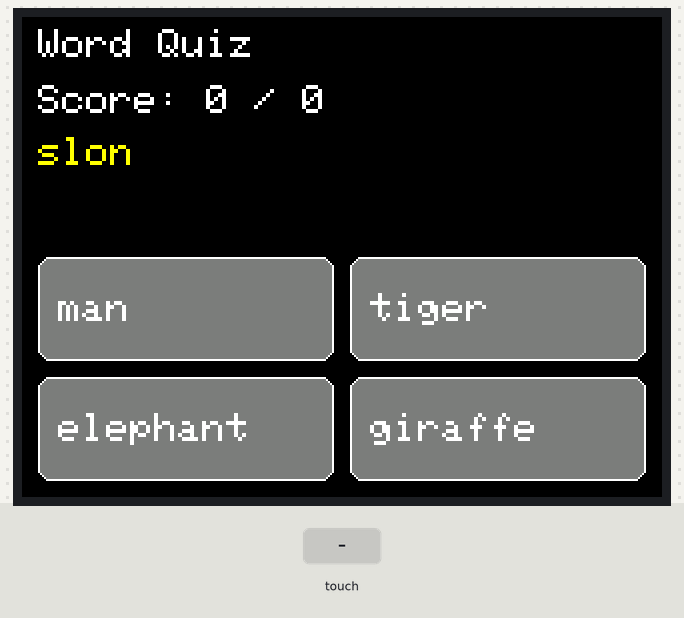
Simulated run of this program. Board: ESP32. On the bench: 320×240 colour display. The inputs (shaded band) are chosen by the test bench. Random numbers use the default seed unless the program sets one.

Above: at 1.4 s.
1.5 s: touch panel pressed at 13 % / 50 % of its raw x / y range
At 2.8 s:
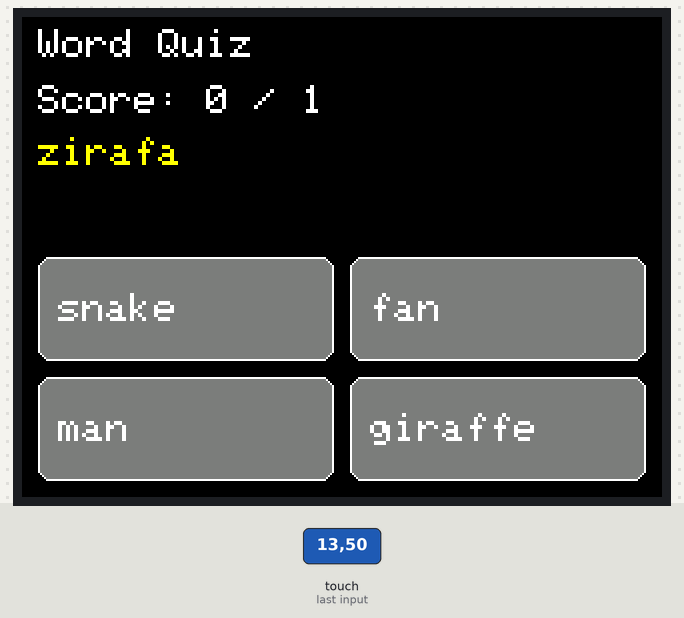
4.0 s: touch panel pressed at 38 % / 50 % of its raw x / y range
At 5.9 s:
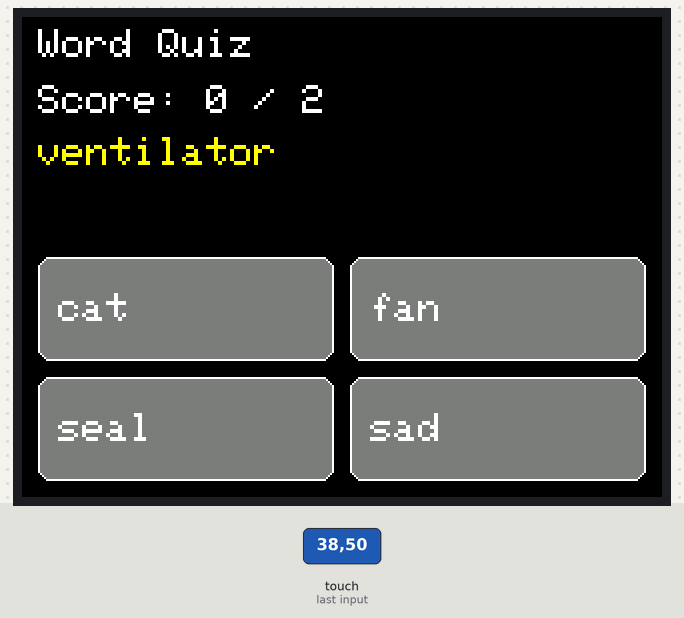
6.5 s: touch panel pressed at 62 % / 50 % of its raw x / y range
At 8.6 s:
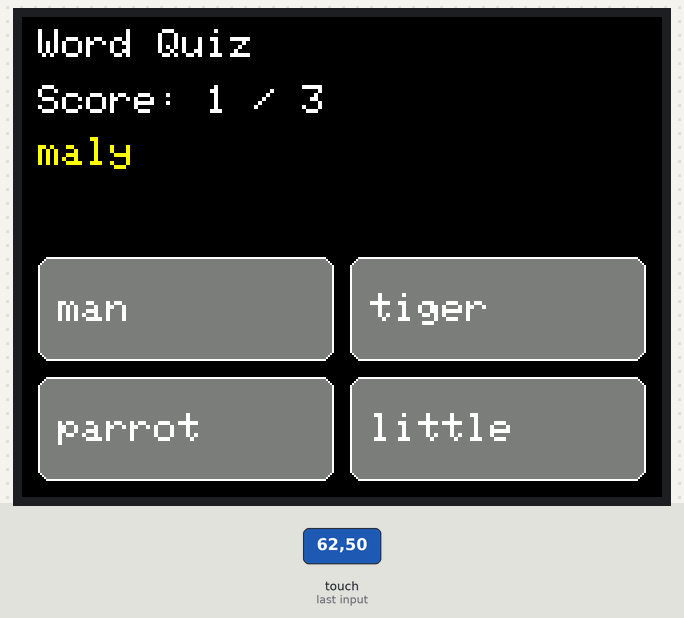
9.0 s: touch panel pressed at 87 % / 50 % of its raw x / y range
At 10.8 s:
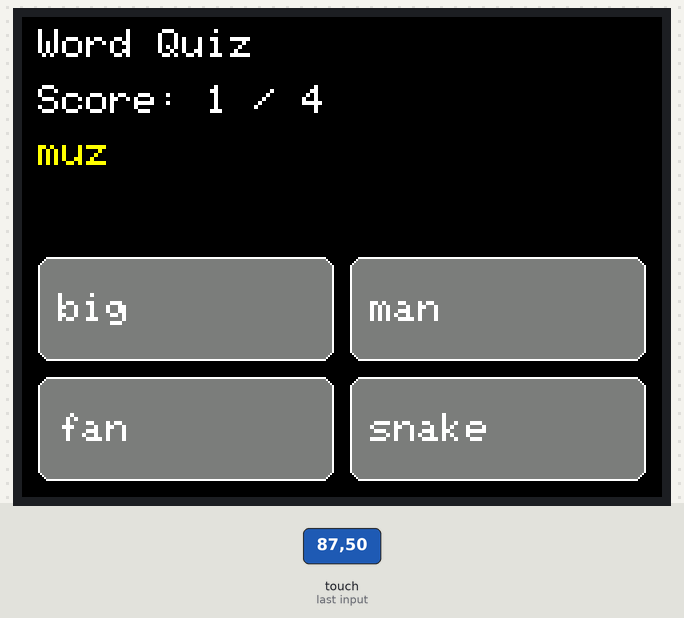
11.5 s: touch panel pressed at 13 % / 70 % of its raw x / y range
At 13.7 s:
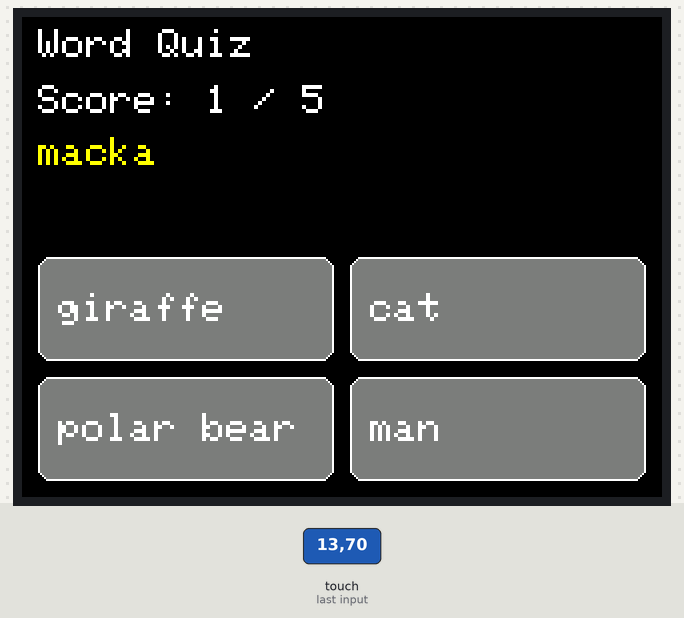
14.0 s: touch panel pressed at 38 % / 70 % of its raw x / y range
At 16.0 s:
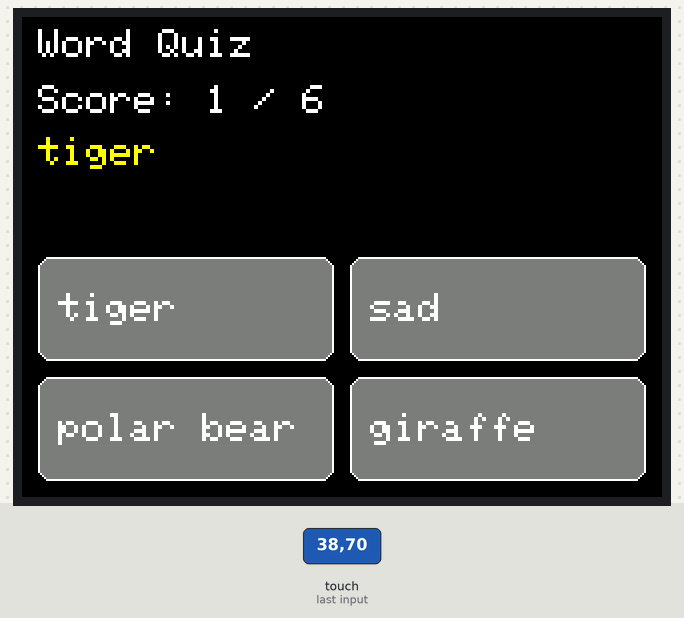
Timing chart, 0 to 17.5 s (numbered marks = the images above; inputs shaded):
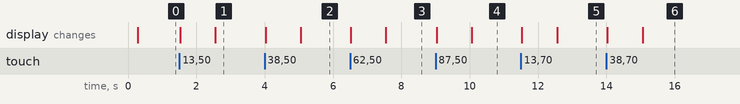

Measured:
- after the input at 1.5 s, the display: first changes at once (image 1 shows a later state)
- after the input at 4.0 s, the display: first changes at once (image 2 shows a later state)
- after the input at 6.5 s, the display: first changes at once (image 3 shows a later state)
- after the input at 9.0 s, the display: first changes at once (image 4 shows a later state)
- after the input at 11.5 s, the display: first changes at once (image 5 shows a later state)
- after the input at 14.0 s, the display: first changes at once (image 6 shows a later state)

The program:

main.cpp
```cpp
#include <M5Core2.h>

// ---------- Data ----------

struct QA {
  const char* word;
  const char* meaning;
};

// Predefined words and meanings
QA items[] = {
  // unit XX
  {"big",  "velky"},
  {"cat",  "macka"},
  {"elephant",  "slon"},
  {"fan",  "ventilator"},
  {"giraffe",  "zirafa"},
  {"little",  "maly"},
  {"man",  "muz"},
  {"sad",  "smutny"},
  {"parrot",  "papagaj"},
  {"polar bear",  "ladovy medved"},
  {"seal",  "tulen"},
  {"snake",  "had"},
  {"tall",  "vysoky"},
  {"tiger",  "tiger"},
};

const int N = sizeof(items) / sizeof(items[0]);
const int NUM_CHOICES = 4;
const int ROUND_LEN = (N < 10) ? N : 10; // ask up to 10, or N if N<10

// ---------- State ----------

int questionIndex = 0;            // index of the correct item for current question
int optionIdx[NUM_CHOICES];       // indices of the four options
int correctOption = -1;           // which option (0..3) is correct
int score = 0;                    // total correct
int totalAsked = 0;               // total questions asked in the round

int qOrder[N];                    // shuffled question order (no repeats in round)
int qPos = 0;                     // position in qOrder

bool waitingForNext = false;
bool finished = false;
bool touchLocked = false;         // prevents press-hold from causing multiple taps

// ---------- Layout (Core2 320x240) ----------

struct Rect { int x, y, w, h; };
Rect buttons[NUM_CHOICES];

const int SCR_W = 320;
const int SCR_H = 240;

const int MARGIN = 8;
const int GUTTER = 8;
const int BTN_W  = 148;           // (320 - 2*MARGIN - GUTTER) / 2 = 148
const int BTN_H  = 52;            // fits two rows comfortably

void computeLayout() {
  // 2×2 grid at the bottom half:
  // Rows at y = 120 and 180; Cols at x = 8 and 164.
  int col1X = MARGIN;
  int col2X = MARGIN + BTN_W + GUTTER;
  int row1Y = 120;
  int row2Y = row1Y + BTN_H + GUTTER;

  // Order: left-top, left-bottom, right-top, right-bottom
  buttons[0] = { col1X, row1Y, BTN_W, BTN_H };
  buttons[1] = { col1X, row2Y, BTN_W, BTN_H };
  buttons[2] = { col2X, row1Y, BTN_W, BTN_H };
  buttons[3] = { col2X, row2Y, BTN_W, BTN_H };
}

// ---------- Helpers ----------

void drawHeader(const char* title) {
  M5.Lcd.fillScreen(BLACK);
  M5.Lcd.setTextColor(WHITE, BLACK);
  M5.Lcd.setTextSize(2);
  M5.Lcd.setCursor(8, 6);
  M5.Lcd.printf("%s", title);

  M5.Lcd.setCursor(8, 34);
  M5.Lcd.printf("Score: %d / %d", score, totalAsked);
}

// Word-wrapped text drawing constrained to a box width and bottom limit.
// Adds "..." if there's no more vertical room.
// Assumes caller has already set text size & font on M5.Lcd.
void drawWrappedTextBox(const char* text,
                        int x, int y,
                        int boxWidth, int lineHeight,
                        int bottomLimit,
                        uint16_t color, uint16_t bg) {
  M5.Lcd.setTextColor(color, bg);

  String s(text);
  String line = "";
  int cy = y;
  int i = 0;
  int n = s.length();

  // Helper: print current buffered line at (x, cy)
//   auto printBufferedLine = & {
    M5.Lcd.setCursor(x, cy);
    M5.Lcd.print(line);
//   };

  // NOTE: The above is a lambda only used internally here; if you prefer absolutely no lambdas at all,
  // replace the two calls to printBufferedLine(...) with the two lines:
  //    M5.Lcd.setCursor(x, cy);
  //    M5.Lcd.print(line);

  while (i < n) {
    // Handle explicit newline
    if (s[i] == '\n') {
      if (cy + lineHeight > bottomLimit) {
        if (bottomLimit - lineHeight >= y) {
          M5.Lcd.setCursor(x, bottomLimit - lineHeight);
          M5.Lcd.print("...");
        }
        return;
      }
      // print current line and move down
      M5.Lcd.setCursor(x, cy);
      M5.Lcd.print(line);
      cy += lineHeight;
      line = "";
      i++;
      continue;
    }

    // Skip spaces/tabs; keep at most one space between words
    bool sawSpace = false;
    while (i < n && (s[i] == ' ' || s[i] == '\t' || s[i] == '\r')) {
      sawSpace = true;
      i++;
    }
    String sep = (sawSpace && line.length() > 0) ? " " : "";

    // Read the next word
    String word = "";
    while (i < n && s[i] != ' ' && s[i] != '\t' && s[i] != '\r' && s[i] != '\n') {
      word += s[i++];
    }
    if (word.length() == 0) {
      // multiple spaces; continue
      continue;
    }

    // Candidate if we append this word (plus a single space if needed)
    String candidate;
    if (line.length()) candidate = line + sep + word;
    else               candidate = word;

    int w = M5.Lcd.textWidth(candidate);
    if (w <= boxWidth) {
      // fits on current line
      line = candidate;
    } else {
      // It doesn't fit on this line.
      if (line.length() == 0) {
        // Single word too long to fit: break it char-by-char
        for (int k = 0; k < (int)word.length(); ++k) {
          String ch = String(word[k]);
          int w2 = M5.Lcd.textWidth(line + ch);
          if (w2 <= boxWidth) {
            line += ch;
          } else {
            // need to wrap before adding ch
            if (cy + lineHeight > bottomLimit) {
              if (bottomLimit - lineHeight >= y) {
                M5.Lcd.setCursor(x, bottomLimit - lineHeight);
                M5.Lcd.print("...");
              }
              return;
            }
            // print line and move down
            M5.Lcd.setCursor(x, cy);
            M5.Lcd.print(line);
            cy += lineHeight;
            line = ch; // start new line with the char we couldn't fit
          }
        }
      } else {
        // We have some text in the line already; wrap before this word
        if (cy + lineHeight > bottomLimit) {
          if (bottomLimit - lineHeight >= y) {
            M5.Lcd.setCursor(x, bottomLimit - lineHeight);
            M5.Lcd.print("...");
          }
          return;
        }
        // print current line and move down
        M5.Lcd.setCursor(x, cy);
        M5.Lcd.print(line);
        cy += lineHeight;
        line = word; // start the new line with this word
      }
    }
  }

  // Print any remaining text if there's room; else ellipsis
  if (line.length() && cy + lineHeight <= bottomLimit) {
    M5.Lcd.setCursor(x, cy);
    M5.Lcd.print(line);
  } else if (line.length() && bottomLimit - lineHeight >= y) {
    M5.Lcd.setCursor(x, bottomLimit - lineHeight);
    M5.Lcd.print("...");
  }
}

void drawButtonWithLabel(const Rect& r, uint16_t fill, uint16_t border, uint16_t textColor, const char* label) {
  M5.Lcd.fillRoundRect(r.x, r.y, r.w, r.h, 6, fill);
  M5.Lcd.drawRoundRect(r.x, r.y, r.w, r.h, 6, border);

  // Auto-scale label (size 2 if it fits, else 1)
  int textSize = 2;
  M5.Lcd.setTextSize(textSize);
  int tw = M5.Lcd.textWidth(label);
  if (tw > (r.w - 16)) { // 8px padding each side
    textSize = 1;
    M5.Lcd.setTextSize(textSize);
  }

  // Approximate text height for GLCD font: 8 * textSize
  int th = 8 * textSize;
  int tx = r.x + 10;
  int ty = r.y + (r.h - th) / 2;
  M5.Lcd.setTextColor(textColor, fill);
  M5.Lcd.setCursor(tx, ty);
  M5.Lcd.print(label);
}

void drawButtons() {
  for (int i = 0; i < NUM_CHOICES; i++) {
    const char* label = items[optionIdx[i]].word;
    drawButtonWithLabel(buttons[i], DARKGREY, WHITE, WHITE, label);
  }
}

int hitTest(int x, int y) {
  for (int i = 0; i < NUM_CHOICES; i++) {
    Rect r = buttons[i];
    if (x >= r.x && x <= r.x + r.w && y >= r.y && y <= r.y + r.h) return i;
  }
  return -1;
}

void shuffleIndices(int* arr, int n) {
  for (int i = n - 1; i > 0; --i) {
    int j = random(i + 1);
    int tmp = arr[i]; arr[i] = arr[j]; arr[j] = tmp;
  }
}

// ---------- Quiz Flow ----------

void makeQuestion() {
  questionIndex = qOrder[qPos];

  // Pick which slot will hold the correct answer
  correctOption = random(NUM_CHOICES);

  // Ensure unique options
  bool used[N] = {false};
  used[questionIndex] = true;
  optionIdx[correctOption] = questionIndex;

  // Fill other option slots with unique random indices
  for (int i = 0; i < NUM_CHOICES; i++) {
    if (i == correctOption) continue;
    int r;
    do { r = random(N); } while (used[r]);
    used[r] = true;
    optionIdx[i] = r;
  }
}

void showQuestion() {
  drawHeader("Word Quiz"); // clears screen and shows current score

  // Meaning text: wrapped in the top area (above the first row of buttons)
  M5.Lcd.setTextSize(2);
  int wrapX = 8;
  int wrapY = 60;                  // below header
  int wrapW = SCR_W - 2 * MARGIN;  // 304
  int lineH = 20;                  // comfortable line spacing for size 2
  int bottomLimit = buttons[0].y - 8; // keep a small gap above buttons
  drawWrappedTextBox(items[questionIndex].meaning, wrapX, wrapY, wrapW, lineH, bottomLimit, YELLOW, BLACK);

  drawButtons();
}

void feedback(int tappedOption) {
  // Color the chosen button
  uint32_t color = (tappedOption == correctOption) ? GREEN : RED;
  const char* tappedLabel = items[optionIdx[tappedOption]].word;
  drawButtonWithLabel(buttons[tappedOption], color, WHITE, WHITE, tappedLabel);

  // Also highlight the correct one if wrong
  if (tappedOption != correctOption) {
    const char* correctLabel = items[optionIdx[correctOption]].word;
    drawButtonWithLabel(buttons[correctOption], GREEN, WHITE, WHITE, correctLabel);
  }

  // Small result message close to bottom (stay within 320x240)
  M5.Lcd.setTextSize(1);
  M5.Lcd.setTextColor(WHITE, BLACK);
  M5.Lcd.fillRect(8, SCR_H - 18, SCR_W - 16, 14, BLACK); // clear previous
  M5.Lcd.setCursor(8, SCR_H - 18);
  if (tappedOption == correctOption) {
    M5.Lcd.print("Correct! Great job!");
  } else {
    M5.Lcd.printf("Oops! Correct: %s", items[questionIndex].word);
  }
}

void showFinal() {
  M5.Lcd.fillScreen(BLACK);
  M5.Lcd.setTextColor(WHITE, BLACK);
  M5.Lcd.setTextSize(3);
  M5.Lcd.setCursor(20, 80);
  M5.Lcd.printf("Final score: %d / %d", score, totalAsked);

  M5.Lcd.setTextSize(2);
  M5.Lcd.setCursor(20, 140);
  M5.Lcd.print("Tap to play again");
}

void startNewRound() {
  for (int i = 0; i < N; ++i) qOrder[i] = i;
  shuffleIndices(qOrder, N);
  qPos = 0;
  score = 0;
  totalAsked = 0;
  finished = false;
}

void waitForTouchRelease() {
  // Wait until no finger on screen to avoid accidental next taps
  while (true) {
    M5.update();
    TouchPoint_t p = M5.Touch.getPressPoint();
    if (p.x == -1) break;
    delay(10);
  }
}

// ---------- Arduino Setup / Loop ----------

void setup() {
  M5.begin(true, true, true, true); // LCD, SD, Serial, I2C
  M5.Axp.SetLcdVoltage(2800);       // Stable brightness on Core2
  randomSeed(millis());             // Portable seeding

  computeLayout();
  startNewRound();
  makeQuestion();
  showQuestion();
}

void loop() {
  M5.update();

  TouchPoint_t p = M5.Touch.getPressPoint();
  bool isPressed = (p.x != -1);

  // Unlock on finger release
  if (!isPressed) touchLocked = false;

  if (finished) {
    if (isPressed && !touchLocked) {
      touchLocked = true;
      waitForTouchRelease();
      startNewRound();
      makeQuestion();
      showQuestion();
    }
    return;
  }

  if (isPressed && !waitingForNext && !touchLocked) {
    touchLocked = true; // lock until release

    int tapped = hitTest(p.x, p.y);
    if (tapped != -1) {
      waitingForNext = true;
      totalAsked++;
      if (tapped == correctOption) score++;

      feedback(tapped);

      // Short pause so the user can see feedback
      delay(900);

      // Next question or finish
      qPos++;
      if (qPos >= ROUND_LEN) {
        finished = true;
        showFinal();
      } else {
        makeQuestion();
        showQuestion();
      }

      waitingForNext = false;
      waitForTouchRelease();
    }
  }
}
```
